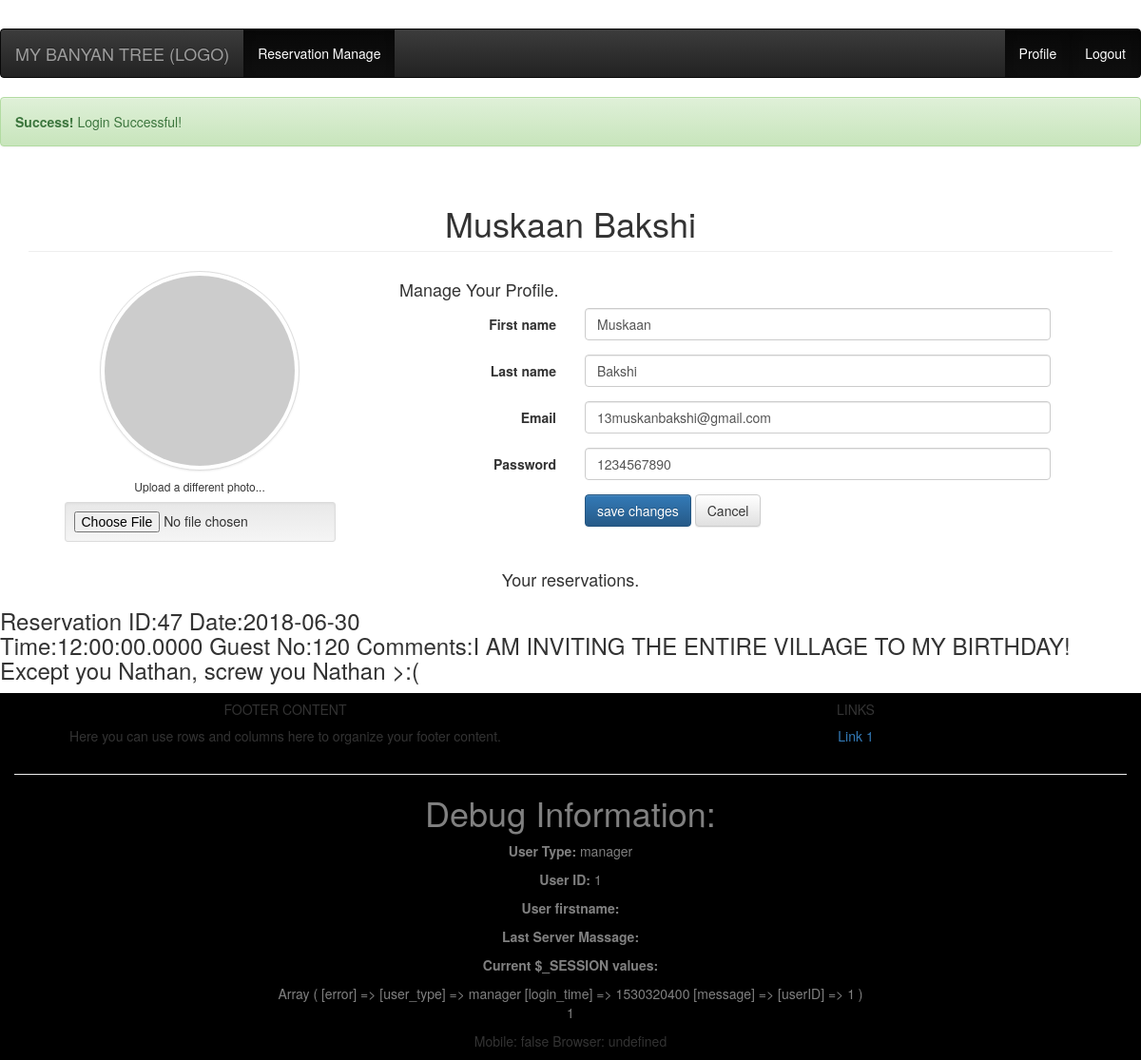
The app's page /view/pages/memberprofile.php (signed in) with its own data.
### tables this page shows
CREATE TABLE `member` (
  `memberID` int(10) NOT NULL,
  `email` varchar(40) NOT NULL,
  `password` varchar(60) NOT NULL,
  `firstname` varchar(60) NOT NULL,
  `lastname` varchar(60) NOT NULL,
  `imagePath` varchar(255) NOT NULL DEFAULT '../img/userPictures/defaultUser.png'
);

CREATE TABLE `reservation` (
  `reservationID` int(10) NOT NULL,
  `date` date NOT NULL,
  `time` time(4) NOT NULL,
  `guestno` int(10) NOT NULL,
  `comment` varchar(256) NOT NULL,
  `memberID` int(10) NOT NULL,
  `functionID` int(10) NOT NULL
);

### view/pages/memberprofile.php (the view, shortened to what this page needs)
<?php
include( 'navigationbar.php' );
?>
<?php
$contentquery = "SELECT * FROM member WHERE memberID=:id";
$stmt = $conn->prepare( $contentquery );
$stmt->bindParam( ':id', $_SESSION[ 'userID' ], PDO::PARAM_INT );
$stmt->execute();
$results = $stmt->fetchAll();
$firstname = $results[0]['firstname'];
$lastname = $results[0]['lastname'];
$email = $results[0]['email'];
$password = $results[0]['password'];
?>
<!doctype html>
<html>
<head>
</head>
<body>
	<div class="container" style="padding-top: 1px;">
		<h1 class="page-header" style="text-align: center;">
			<?php echo $firstname?> <span></span>
			<?php echo $lastname?>
		</h1>
		<div class="row">
			<div class="col-md-4 col-sm-6 col-xs-12">
				<div class="text-center">
					<img src="http://lorempixel.com/200/200/people/9/" class="avatar img-circle img-thumbnail" alt="avatar">
					<h6>Upload a different photo...</h6>
					<input type="file" class="text-center center-block well well-sm">
				</div>
			</div>
			<div class="col-md-8 col-sm-6 col-xs-12 personal-info">
				<form class="form-horizontal" role="form" method="post" id=action="../../control/memberprofile_updateprocess.php?id=<?php echo $_SESSION['userID'];?>">
					<h4>Manage Your Profile.</h4>
					<div class="form-group">
						<label class="col-lg-3 control-label" id="firstname">First name</label>
						<div class="col-lg-8">
							<input class="form-control" value="<?php echo $firstname?>" type="text">
						</div>
					</div>
					<div class="form-group">
						<label class="col-lg-3 control-label" id="lastname">Last name</label>
						<div class="col-lg-8">
							<input class="form-control" value="<?php echo $lastname?>" type="text">
						</div>
					</div>
					<div class="form-group">
						<label class="col-lg-3 control-label" id="email">Email</label>
						<div class="col-lg-8">
							<input class="form-control" value="<?php echo $email?>" type="text">
						</div>
					</div>
					<div class="form-group">
						<label class="col-md-3 control-label" id="password">Password</label>
						<div class="col-md-8">
							<input class="form-control" value="<?php echo $password?>" type="text">
						</div>
					</div>
					<div class="form-group">
						<label class="col-md-3 control-label"></label>
						<div class="col-md-8">
							<input class="btn btn-primary" value="save changes" type="button" onClick="../../control/memberprofile)updateprocess.php">
							<input class="btn btn-default" value="Cancel" type="reset">
						</div>
					</div>
				</form>
			</div>
		</div>
	</div>
	<h4 style="text-align: center;"> Your reservations.</h4>
	<?php
	$contentquery = "SELECT * FROM reservation WHERE date >= CURRENT_DATE AND memberID = ". $_SESSION["userID"];
	$stmt = $conn->prepare( $contentquery );
	$stmt->execute();
	$staticresult = $stmt->fetchAll( PDO::FETCH_ASSOC );
	foreach ( $staticresult as $row ) {
		echo '<h3><span>', 'Reservation ID:', $row[ 'reservationID' ], ' Date:', $row[ 'date' ], ' </span>';
		echo '<div class="mic-info"> <span> Time:', $row[ 'time' ], ' Guest No:', $row[ 'guestno' ], ' Comments:' . $row[ 'comment' ], '
                                    </h3>
                                </span>';
	}
	?>
	<?php include('footer.php');?>
</body>
</html>

### view/pages/memberprofile.php (style rules this page uses)
body { padding-top: 30px; }

### records on screen
member: firstname "Muskaan", lastname "Bakshi", email "13muskanbakshi@gmail.com", password "1234567890"
reservation: reservationID "47", date "2018-06-30", time "12:00:00.0000", guestno "120", comment "I AM INVITING THE ENTIRE VILLAGE TO MY BIRTHDAY! Except you Nathan, screw you Nathan >:("

### other values on screen
$_SESSION[ 'message' ] "Login Successful!"
$_SESSION[ 'user_type' ] "manager"
$_SESSION[ 'userID' ] "1"
print_r( $_SESSION ) "1"
